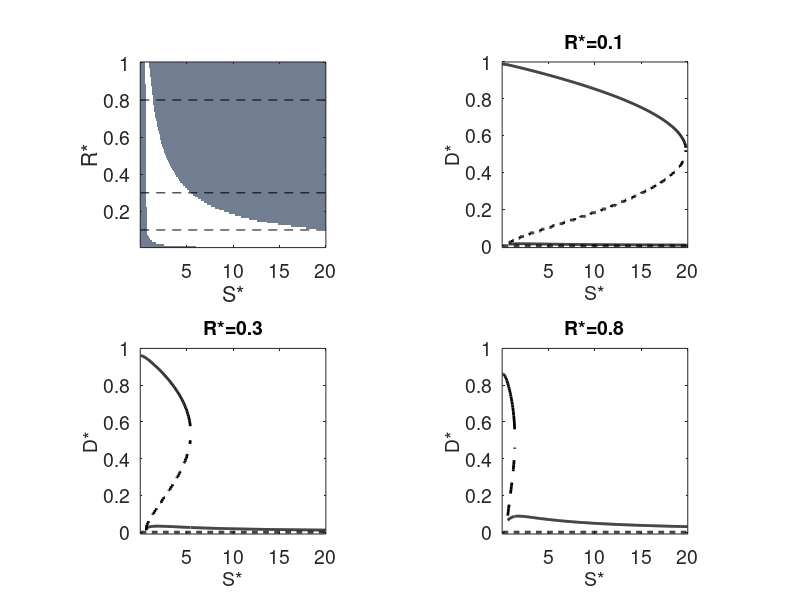

This chart was generated by the following MATLAB code:
%This code plots the results of the stabiltiy diagram, yielding the 2
%figures in the manuscript. 

%Written by EBG 11/2014

%Creative Commons 
%Attribution-NonCommercial-ShareAlike 
%3.0 Unported

%Copyright held by:
% Evan B. Goldstein, Ph.D.
% Postdoctoral Associate, Department of Geological Sciences
% The University of North Carolina at Chapel Hill
% Chapel Hill, NC 27599 USA
% http://ebgoldstein.wordpress.com
% twitter: @ebgoldstein
%%%%%%%%%%%%%%%%%%%%%%%%%%%%%%%%%%%%%%%%%%%%%%%%%%%%%%%%%%%%%%%%%%%%%%%%%%%

%FIGURE PLOTTING ROUTINE
clear all
close all
clc
load ImpulsiveStability

%%%%%%%%%%%%%%%%%%%%%%%%%%%%%%%%%%%%%%%%%%%%%%%%%%%%%%%%%%%%%%%%%%%%%%%%%%%
%STABILITY DIAGRAM
%plot up the number of Fixed points for each region of omega-zeta space

figure
subplot(2,2,1)
imagesc(FP');
%colorbar
colormap(bone)
caxis([0 2])
%clabel('# of FPs')
%title('number of stable solutions')
% ylabel('R* (R/D_m_a_x)', 'FontSize',14)
% xlabel('S* (S/r)', 'FontSize',14)
ylabel('R*', 'FontSize',14)
xlabel('S*', 'FontSize',14)
axis xy
set(gca,'XTick',[100,200,300,399])
set(gca,'XTickLabel',{'5','10','15','20'}, 'FontSize',14)
set(gca,'YTick',[20,40,60,80,100])
set(gca,'YTickLabel',{'0.2','0.4','0.6','0.8','1'}, 'FontSize',14)
axis square

%%%%%%%%%%%%%%%%%%%%%%%%%%%%%%%%%%%%%%%%%%%%%%%%%%%%%%%%%%%%%%%%%%%%%%%%%%%
%locations to plot bifurcation diagrams
loc1=10;
loc2=30;
loc3=80;

vl1=[loc1,loc1];
vl2=[loc2,loc2];
vl3=[loc3,loc3];
omlength=[0,om];


hold on
plot(omlength,vl1,'--k')
plot(omlength,vl2,'--k')
plot(omlength,vl3,'--k')


%%%%%%%%%%%%%%%%%%%%%%%%%%%%%%%%%%%%%%%%%%%%%%%%%%%%%%%%%%%%%%%%%%%%%%%%%%%
%find nonzero locations of manifold
%replaces all instances of '0'  with 'NaN'
M=manifold;
M(M==0) = nan;

%the unstabel FP @ D=0
USFP=zeros(1,length(FPmax(:,loc1)));

%%%%%%%
minheight=linspace(1,om,length(omegaV));
%%%%%%%%%%%%%%%%%%%%%%%%%%%%%%%%%%%%%%%%%%%%%%%%%%%%%%%%%%%%%%%%%%%%%%%%%%%

subplot(2,2,2)
plot(FPmax(1:396,loc1),'k','LineWidth',2)
hold on
plot(398:(om),FPmax(398:(om),loc1),'k','LineWidth',2)
plot(FPmin(:,loc1),'k','LineWidth',2)
plot(M(1:396,loc1),'--k','LineWidth',2)
plot(USFP,'--k','LineWidth',2)
set(gca,'XTick',[100,200,300,400])
set(gca,'XTickLabel',{'5','10','15','20'}, 'FontSize',14)
ylabel('D*', 'FontSize',14)
xlabel('S*', 'FontSize',14)
%xlabel('S* (S/r)', 'FontSize',14)
title('R*=0.1', 'FontSize',14)
ylim([-0.01 1])
axis square

subplot(2,2,3)
plot(FPmax(1:108,loc2),'k','LineWidth',2)
hold on
plot(109:(om),FPmax(109:(om),loc2),'k','LineWidth',2)
plot(FPmin(:,loc2),'k','LineWidth',2)
plot(M(:,loc2),'--k','LineWidth',2)
plot(USFP,'--k','LineWidth',2)
set(gca,'XTick',[100,200,300,400])
set(gca,'XTickLabel',{'5','10','15','20'}, 'FontSize',14)
ylabel('D*', 'FontSize',14)
xlabel('S*', 'FontSize',14)
%xlabel('S* (S/r)', 'FontSize',14)
title('R*=0.3', 'FontSize',14)
ylim([-0.01 1])

axis square

subplot(2,2,4)
plot(FPmax(1:27,loc3),'k','LineWidth',2)
hold on
plot(28:(om),FPmax(28:(om),loc3),'k','LineWidth',2)
plot(FPmin(:,loc3),'k','LineWidth',2)
plot(M(:,loc3),'--k','LineWidth',2)
plot(USFP,'--k','LineWidth',2)
set(gca,'XTick',[100,200,300,400])
set(gca,'XTickLabel',{'5','10','15','20'}, 'FontSize',14)
ylabel('D*', 'FontSize',14)
xlabel('S*', 'FontSize',14)
%xlabel('S* (S/r)', 'FontSize',14)
title('R*=0.8', 'FontSize',14)
ylim([-0.01 1])


axis square


%%%%%%%%%%%%%%%%%%%%%%%%%%%%%%%%%%%%%%%%%%%%%%%%%%%%%%%%%%%%%%%%%%%%%%%%%%%
% Dattractor=0:0.01:1;
% 
% omegaE=1;
% FinalDA=Dattractor./(Dattractor+(exp(-(1/omegaE)).*(1-Dattractor)));
% 
% Growth1=FinalDA-Dattractor;
% 
% omegaE=5;
% FinalDA=Dattractor./(Dattractor+(exp(-(1/omegaE)).*(1-Dattractor)));
% 
% Growth2=FinalDA-Dattractor;
% 
% omegaE=10;
% FinalDA=Dattractor./(Dattractor+(exp(-(1/omegaE)).*(1-Dattractor)));
% 
% Growth3=FinalDA-Dattractor;
% 
% figure
% plot(Dattractor,Growth1,'r','LineWidth',2)
% hold on
% plot(Dattractor,Growth2,'k','LineWidth',2)
% plot(Dattractor,Growth3,'b','LineWidth',2)
% xlabel('D*; Dune Height', 'FontSize',14)
% ylabel('G*; Dune Growth', 'FontSize',14)
% %  a = get(gca,'XTickLabel');
% %  %set(gca,'XTickLabel',a, 'FontSize',14)
%  a = get(gca,'YTickLabel');
%  set(gca,'YTickLabel',a, 'FontSize',14)
% 
% 
% %ADJUST THE LEGEND
% h =legend('\Omega = 1','\Omega = 5','\Omega = 10')
% set(h,'FontSize',14);
% legend(gca, 'boxoff')
% 
% b=findobj(h,'type','line','linestyle','-');
% set(b,'visible','off');
% 
% hText = findobj(h, 'type', 'text');
% set(hText(1),'color', 'b');
% set(hText(2),'color', 'k');
% set(hText(3),'color', 'r');
% 
% 
% 
